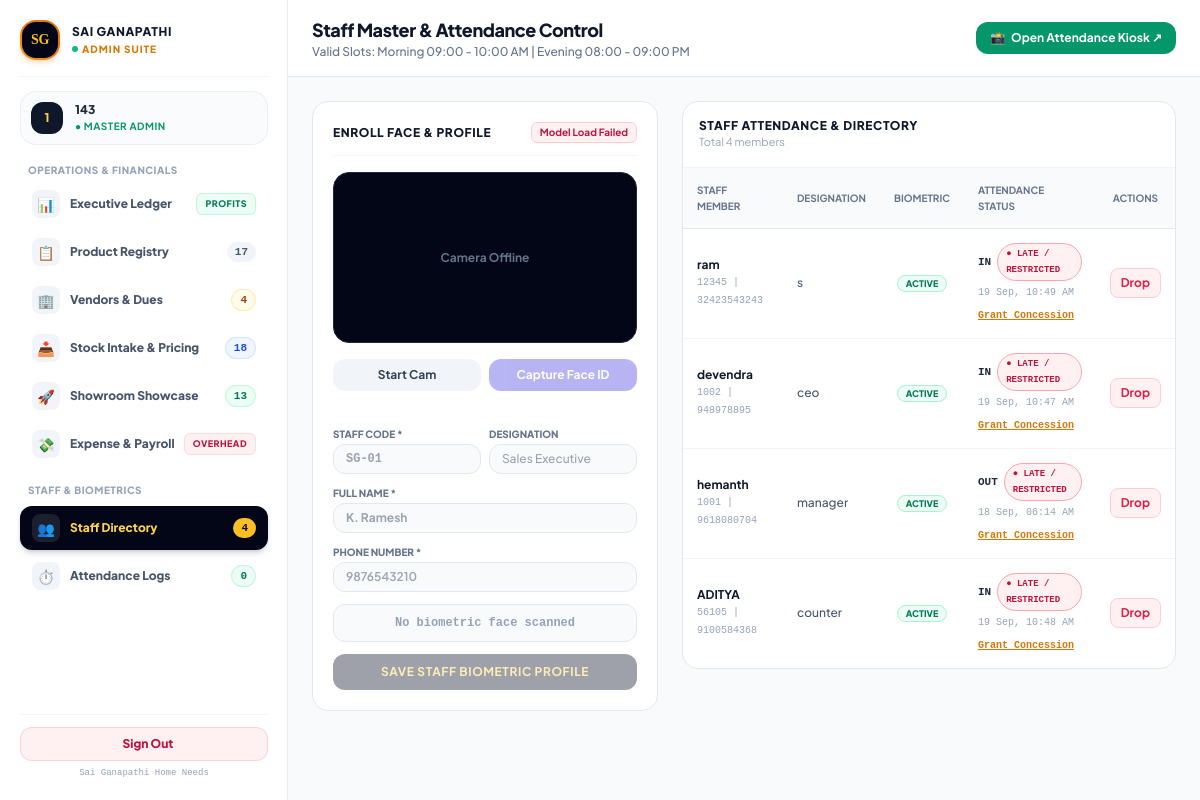
/admin/staff_manage.php (signed in), run on the app's committed database.
### tables this page shows
CREATE TABLE `staff_attendance` (
  `id` int(11) NOT NULL,
  `staff_id` int(11) NOT NULL,
  `punch_type` enum('in','out') NOT NULL,
  `punch_time` timestamp NOT NULL DEFAULT current_timestamp(),
  `latitude` decimal(10,8) DEFAULT NULL,
  `longitude` decimal(11,8) DEFAULT NULL,
  `location_verified` tinyint(1) NOT NULL DEFAULT 1,
  `is_concession` tinyint(1) NOT NULL DEFAULT 0,
  `concession_reason` varchar(255) DEFAULT NULL,
  `captured_photo` varchar(255) DEFAULT NULL
);

CREATE TABLE `staff_members` (
  `id` int(11) NOT NULL,
  `staff_code` varchar(50) NOT NULL,
  `name` varchar(150) NOT NULL,
  `designation` varchar(100) NOT NULL,
  `phone` varchar(20) NOT NULL,
  `face_descriptor` longtext DEFAULT NULL,
  `is_active` tinyint(1) NOT NULL DEFAULT 1,
  `created_at` timestamp NOT NULL DEFAULT current_timestamp()
);

### admin/staff_manage.php (the view, shortened to what this page needs)
<?php
require '../db.php';
$staffList = $conn->query("
    SELECT sm.*,
        sa.id AS last_att_id,
        sa.punch_time AS last_punch,
        sa.punch_type AS last_status,
        sa.is_concession
    FROM staff_members sm
    LEFT JOIN staff_attendance sa ON sa.id = (
        SELECT id FROM staff_attendance
        WHERE staff_id = sm.id
        ORDER BY id DESC LIMIT 1
    )
    ORDER BY sm.id DESC
")->fetchAll(PDO::FETCH_ASSOC);
?>
<!DOCTYPE html>
<html lang="en">
<head>
    <script src="https://cdn.tailwindcss.com"></script>
</head>
<body class="bg-slate-50 min-h-screen text-slate-800 antialiased flex">
    <?php include 'sidebar.php'; ?>
    <div class="flex-1 flex flex-col min-w-0 overflow-y-auto">
        <header class="bg-white border-b border-slate-200 sticky top-0 z-30 px-6 py-4 flex items-center justify-between shadow-xs">
            <div>
                <h2 class="text-base sm:text-lg font-black text-slate-900 tracking-tight">Staff Master & Attendance Control</h2>
                <p class="text-xs text-slate-500 font-medium">Valid Slots: Morning 09:00 - 10:00 AM | Evening 08:00 - 09:00 PM</p>
            </div>
            <a href="../counter/attendance.php" target="_blank" class="px-3.5 py-2 bg-emerald-600 hover:bg-emerald-700 text-white font-bold text-xs rounded-xl shadow-xs transition flex items-center gap-1.5">
                <span>📸</span>
                <span>Open Attendance Kiosk ↗</span>
            </a>
        </header>
        <main class="p-6 max-w-7xl w-full mx-auto space-y-6">
            <div class="grid grid-cols-1 lg:grid-cols-12 gap-6 items-start">
                <div class="lg:col-span-5 bg-white p-5 rounded-2xl border border-slate-200 shadow-xs space-y-4 sticky top-24">
                    <div class="pb-3 border-b border-slate-100 flex items-center justify-between">
                        <h3 class="text-xs font-black uppercase tracking-wider text-slate-900">Enroll Face & Profile</h3>
                        <span id="aiStatus" class="text-[10px] font-bold bg-amber-50 text-amber-700 border border-amber-200 px-2 py-0.5 rounded-md">Loading AI Models...</span>
                    </div>
                    <div class="relative w-full aspect-video bg-slate-950 rounded-2xl overflow-hidden border border-slate-800 flex items-center justify-center">
                        <video id="videoFeed" autoplay muted playsinline class="w-full h-full object-cover"></video>
                        <div id="camPlaceholder" class="absolute text-slate-500 text-xs font-bold">Camera Offline</div>
                    </div>
                    <div class="flex gap-2">
                        <button type="button" id="btnStartCam" onclick="startCamera()" class="w-1/2 py-2 bg-slate-100 hover:bg-slate-200 text-slate-700 font-bold text-xs rounded-xl transition cursor-pointer">
                            Start Cam
                        </button>
                        <button type="button" id="btnCapture" onclick="captureFaceDescriptor()" disabled class="w-1/2 py-2 bg-indigo-600 hover:bg-indigo-700 disabled:opacity-40 text-white font-bold text-xs rounded-xl shadow-xs transition cursor-pointer">
                            Capture Face ID
                        </button>
                    </div>
                    <form method="POST" action="staff_manage.php" class="space-y-3 pt-2">
                        <div class="grid grid-cols-2 gap-2">
                            <div>
                                <label class="block text-[10px] font-extrabold uppercase text-slate-500 mb-0.5">Staff Code *</label>
                                <input type="text" name="staff_code" required placeholder="SG-01" class="w-full px-3 py-1.5 bg-slate-50 border border-slate-200 rounded-xl text-xs font-mono font-bold focus:outline-none focus:border-amber-500">
                            </div>
                            <div>
                                <label class="block text-[10px] font-extrabold uppercase text-slate-500 mb-0.5">Designation</label>
                                <input type="text" name="designation" placeholder="Sales Executive" class="w-full px-3 py-1.5 bg-slate-50 border border-slate-200 rounded-xl text-xs font-medium focus:outline-none focus:border-amber-500">
                            </div>
                        </div>
                        <div>
                            <label class="block text-[10px] font-extrabold uppercase text-slate-500 mb-0.5">Full Name *</label>
                            <input type="text" name="name" required placeholder="K. Ramesh" class="w-full px-3 py-1.5 bg-slate-50 border border-slate-200 rounded-xl text-xs font-bold focus:outline-none focus:border-amber-500">
                        </div>
                        <div>
                            <label class="block text-[10px] font-extrabold uppercase text-slate-500 mb-0.5">Phone Number *</label>
                            <input type="tel" name="phone" required placeholder="9876543210" class="w-full px-3 py-1.5 bg-slate-50 border border-slate-200 rounded-xl text-xs font-semibold focus:outline-none focus:border-amber-500">
                        </div>
                        <div id="vectorBadge" class="p-2.5 rounded-xl border text-center text-xs font-mono font-bold bg-slate-50 text-slate-400 border-slate-200">
                            No biometric face scanned
                        </div>
                        <button type="submit" id="btnSubmit" disabled class="w-full py-2.5 bg-slate-900 disabled:opacity-40 text-amber-300 font-bold text-xs uppercase tracking-wider rounded-xl shadow-xs transition cursor-pointer">
                            Save Staff Biometric Profile
                        </button>
                    </form>
                </div>
                <div class="lg:col-span-7 bg-white rounded-2xl border border-slate-200 shadow-xs overflow-hidden">
                    <div class="p-4 border-b border-slate-100 flex items-center justify-between">
                        <div>
                            <h3 class="text-xs font-black uppercase tracking-wider text-slate-900">Staff Attendance & Directory</h3>
                            <p class="text-[11px] text-slate-400">Total <?= count($staffList) ?> members</p>
                        </div>
                    </div>
                    <div class="overflow-x-auto">
                        <table class="w-full text-left text-xs border-collapse">
                            <thead>
                                <tr class="bg-slate-50 text-slate-500 font-bold uppercase text-[10px] border-b border-slate-200">
                                    <th class="p-3.5">Staff Member</th>
                                    <th class="p-3.5">Designation</th>
                                    <th class="p-3.5 text-center">Biometric</th>
                                    <th class="p-3.5">Attendance Status</th>
                                    <th class="p-3.5 text-center">Actions</th>
                                </tr>
                            </thead>
                            <tbody class="divide-y divide-slate-100">
                                <?php if (empty($staffList)): ?>
                                    <tr><td colspan="5" class="p-8 text-center text-slate-400 font-semibold">No staff registered yet.</td></tr>
                                <?php else: ?>
                                    <?php foreach ($staffList as $s): ?>
                                        <tr class="hover:bg-slate-50">
                                            <td class="p-3.5">
                                                <span class="font-bold text-slate-900 block"><?= htmlspecialchars($s['name']) ?></span>
                                                <span class="text-[10px] text-slate-400 font-mono"><?= htmlspecialchars($s['staff_code']) ?> | <?= htmlspecialchars($s['phone']) ?></span>
                                            </td>
                                            <td class="p-3.5 text-slate-600 font-medium">
                                                <?= htmlspecialchars($s['designation']) ?>
                                            </td>
                                            <td class="p-3.5 text-center">
                                                <?php if (!empty($s['face_descriptor'])): ?>
                                                    <span class="px-2 py-0.5 rounded-full text-[9px] font-black uppercase bg-emerald-50 text-emerald-700 border border-emerald-200">
                                                        Active
                                                    </span>
                                                <?php else: ?>
                                                    <span class="px-2 py-0.5 rounded-full text-[9px] font-black uppercase bg-rose-50 text-rose-700 border border-rose-200">
                                                        Unenrolled
                                                    </span>
                                                <?php endif; ?>
                                            </td>
                                            <td class="p-3.5 font-mono">
                                                <?php if (!empty($s['last_punch'])):
                                                    $timeStr      = date('H:i:s', strtotime($s['last_punch']));
                                                    $isMorning    = ($timeStr >= '09:00:00' && $timeStr <= '10:00:00');
                                                    $isEvening    = ($timeStr >= '20:00:00' && $timeStr <= '21:00:00');
                                                    $isOnTime     = ($isMorning || $isEvening);
                                                    $isConcession = (bool)($s['is_concession'] ?? false);
                                                ?>
                                                    <div class="flex flex-col gap-1">
                                                        <div class="flex items-center gap-1.5">
                                                            <span class="text-[11px] font-bold text-slate-800"><?= strtoupper($s['last_status']) ?></span>
                                                            <?php if ($isConcession): ?>
                                                                <span class="px-2 py-0.5 rounded-full text-[9px] font-black uppercase bg-amber-50 text-amber-700 border border-amber-300">
                                                                    ● Concession
                                                                </span>
                                                            <?php elseif ($isOnTime): ?>
                                                                <span class="px-2 py-0.5 rounded-full text-[9px] font-black uppercase bg-emerald-50 text-emerald-700 border border-emerald-300">
                                                                    ● On Time
                                                                </span>
                                                            <?php else: ?>
                                                                <span class="px-2 py-0.5 rounded-full text-[9px] font-black uppercase bg-rose-50 text-rose-700 border border-rose-300">
                                                                    ● Late / Restricted
                                                                </span>
                                                            <?php endif; ?>
                                                        </div>
                                                        <span class="text-[10px] text-slate-400"><?= date('d M, h:i A', strtotime($s['last_punch'])) ?></span>
                                                        <?php if (!$isOnTime): ?>
                                                            <form method="POST" action="staff_manage.php" class="mt-0.5">
                                                                <button type="submit" class="text-[10px] font-bold underline cursor-pointer <?= $isConcession ? 'text-slate-400 hover:text-slate-600' : 'text-amber-600 hover:text-amber-800' ?>">
                                                                    <?= $isConcession ? 'Revoke Concession' : 'Grant Concession' ?>
                                                                </button>
                                                            </form>
                                                        <?php endif; ?>
                                                    </div>
                                                <?php else: ?>
                                                    <span class="text-[10px] text-slate-400 italic">No punches</span>
                                                <?php endif; ?>
                                            </td>
                                            <td class="p-3.5 text-center">
                                                <form method="POST" action="staff_manage.php" onsubmit="return confirm('Are you sure you want to drop <?= htmlspecialchars(addslashes($s['name'])) ?>? This deletes all their biometric data.');">
                                                    <button type="submit" class="px-2.5 py-1.5 bg-rose-50 hover:bg-rose-100 text-rose-600 border border-rose-200 rounded-lg text-xs font-bold transition">
                                                        Drop
                                                    </button>
                                                </form>
                                            </td>
                                        </tr>
                                    <?php endforeach; ?>
                                <?php endif; ?>
                            </tbody>
                        </table>
                    </div>
                </div>
            </div>
        </main>
    </div>
</body>
</html>

### admin/staff_manage.php (style rules this page uses)
body { font-family: 'Plus Jakarta Sans', sans-serif; }

### data on the page
staff_attendance: staff.name "ram", staff.staff_code "12345", staff.phone "32423543243", staff.designation "s", punch_type "IN", is_concession "● LATE / RESTRICTED", punch_time "19 Sep, 10:49 AM"
staff_attendance: staff.name "devendra", staff.staff_code "1002", staff.phone "948978895", staff.designation "ceo", punch_type "IN", is_concession "● LATE / RESTRICTED", punch_time "19 Sep, 10:47 AM"
staff_attendance: staff.name "hemanth", staff.staff_code "1001", staff.phone "9618080704", staff.designation "manager", punch_type "OUT", is_concession "● LATE / RESTRICTED", punch_time "18 Sep, 06:14 AM"
staff_attendance: staff.name "ADITYA", staff.staff_code "56105", staff.phone "9100584368", staff.designation "counter", punch_type "IN", is_concession "● LATE / RESTRICTED", punch_time "19 Sep, 10:48 AM"

### other printed values
substr($_SESSION['username'] ?? 'A', 0, 1) "1"
$_SESSION['username'] "143"
$navTotalProducts "17"
$navTotalVendors "4"
$navTotalIntake "18"
$navPublicCount "13"
$navTotalStaff "4"
$navTodayAttendance "0"
count($staffList) "4"
